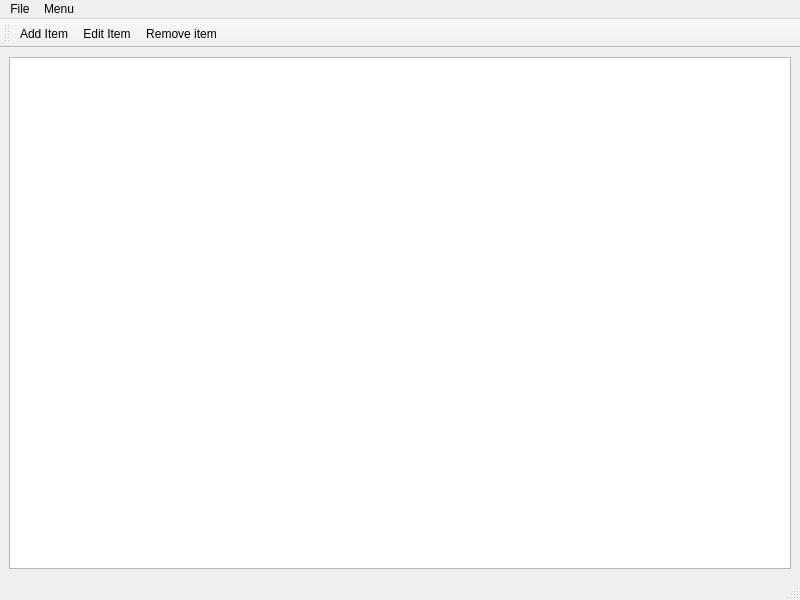
<?xml version="1.0" encoding="UTF-8"?>
<ui version="4.0">
 <class>FrmMain</class>
 <widget class="QMainWindow" name="FrmMain">
  <property name="geometry">
   <rect>
    <x>0</x>
    <y>0</y>
    <width>800</width>
    <height>600</height>
   </rect>
  </property>
  <property name="windowTitle">
   <string>Food Delivery Organizer</string>
  </property>
  <widget class="QWidget" name="centralwidget">
   <layout class="QHBoxLayout" name="horizontalLayout">
    <item>
     <widget class="QTableView" name="tableView">
      <property name="alternatingRowColors">
       <bool>true</bool>
      </property>
      <property name="selectionMode">
       <enum>QAbstractItemView::SingleSelection</enum>
      </property>
      <property name="selectionBehavior">
       <enum>QAbstractItemView::SelectRows</enum>
      </property>
     </widget>
    </item>
   </layout>
  </widget>
  <widget class="QMenuBar" name="menubar">
   <property name="geometry">
    <rect>
     <x>0</x>
     <y>0</y>
     <width>800</width>
     <height>26</height>
    </rect>
   </property>
   <widget class="QMenu" name="menuFile">
    <property name="title">
     <string>File</string>
    </property>
    <addaction name="actionExit"/>
   </widget>
   <widget class="QMenu" name="menuItem">
    <property name="title">
     <string>Menu</string>
    </property>
    <addaction name="separator"/>
    <addaction name="actionAdd_Item"/>
    <addaction name="actionEdit_Item"/>
    <addaction name="actionRemove_item"/>
   </widget>
   <addaction name="menuFile"/>
   <addaction name="menuItem"/>
  </widget>
  <widget class="QStatusBar" name="statusbar"/>
  <widget class="QToolBar" name="toolBar">
   <property name="windowTitle">
    <string>toolBar</string>
   </property>
   <attribute name="toolBarArea">
    <enum>TopToolBarArea</enum>
   </attribute>
   <attribute name="toolBarBreak">
    <bool>false</bool>
   </attribute>
   <addaction name="actionAdd_Item"/>
   <addaction name="actionEdit_Item"/>
   <addaction name="actionRemove_item"/>
  </widget>
  <action name="actionExit">
   <property name="text">
    <string>Exit</string>
   </property>
  </action>
  <action name="actionAdd_Item">
   <property name="icon">
    <iconset resource="resources.qrc">
     <normaloff>:/add.png</normaloff>:/add.png</iconset>
   </property>
   <property name="text">
    <string>Add Item</string>
   </property>
  </action>
  <action name="actionEdit_Item">
   <property name="icon">
    <iconset resource="resources.qrc">
     <normaloff>:/edit.jpg</normaloff>:/edit.jpg</iconset>
   </property>
   <property name="text">
    <string>Edit Item</string>
   </property>
  </action>
  <action name="actionRemove_item">
   <property name="icon">
    <iconset resource="resources.qrc">
     <normaloff>:/remove.png</normaloff>:/remove.png</iconset>
   </property>
   <property name="text">
    <string>Remove item</string>
   </property>
  </action>
 </widget>
 <resources>
  <include location="resources.qrc"/>
 </resources>
 <connections>
  <connection>
   <sender>actionExit</sender>
   <signal>triggered()</signal>
   <receiver>FrmMain</receiver>
   <slot>close()</slot>
   <hints>
    <hint type="sourcelabel">
     <x>-1</x>
     <y>-1</y>
    </hint>
    <hint type="destinationlabel">
     <x>399</x>
     <y>299</y>
    </hint>
   </hints>
  </connection>
 </connections>
</ui>
